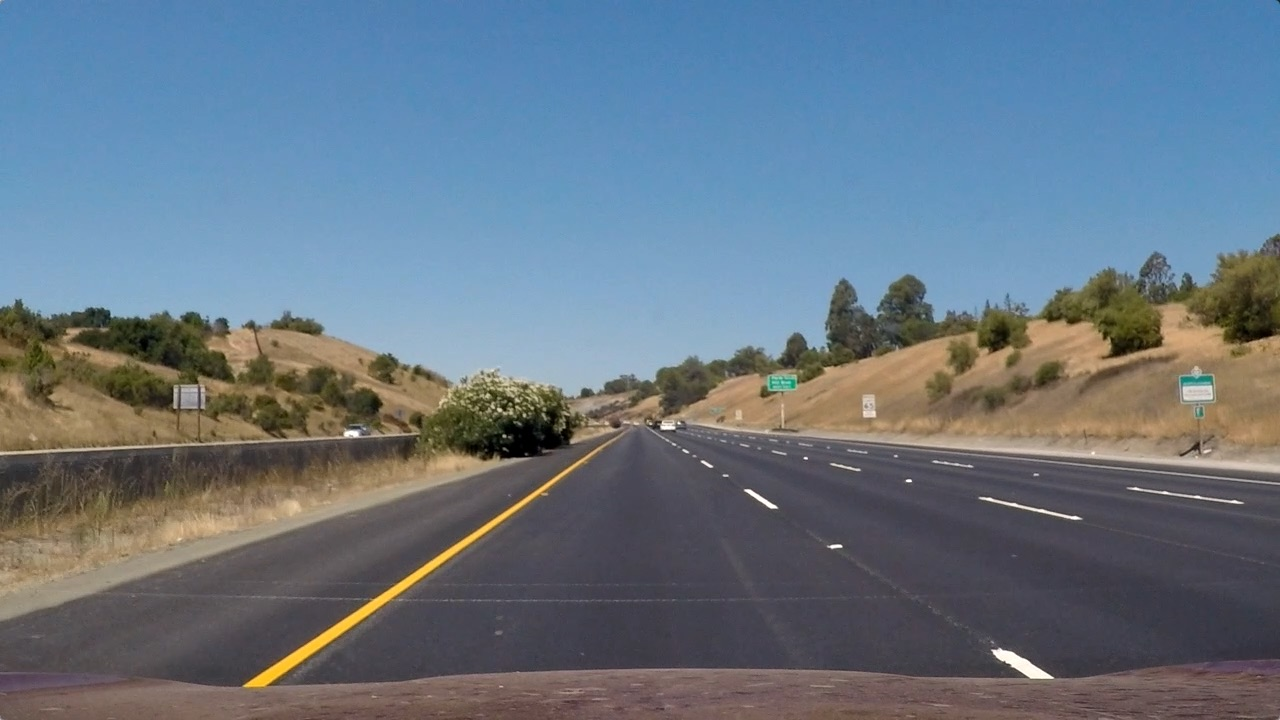
%> input picture test_images/straight_lines1.jpg, 1280 x 720 px
$ octave --eval "result = pipeline(imread('test_images/straight_lines1.jpg'));"   (GNU Octave 9; MATLAB toolbox functions it lacks are replaced by stand-ins)
%> lines starting %> are read from the running program, lines starting %| are printed output that depends on the picture; in (x1, y1, x2, y2) boxes, pixels count from 0 and x2, y2 are one past the last pixel; in counts of white or black regions, pixels touching at a corner belong together; the program's own positions count from 1
### threshold.m
function thresholded_img = threshold(img)
    % convert image to range [0 1]
    img = double(img)/ 255;

    % convert image to HSL color space
    hsl = rgb2hsl(img);

    % grab s_channel
    s_channel = hsl(:, :, 2);

    % take derivative using sobel operator
    sobel = imgradient(s_channel, 'sobel');

    % threshold derivative image
%     thresholded_img = imbinarize(sobel, 0.6);
    thresholded_img = imbinarize(sobel);
end


function hsl=rgb2hsl(rgb_in)
    %Converts Red-Green-Blue Color value to Hue-Saturation-Luminance Color value
    %
    %Usage
    %       HSL = rgb2hsl(RGB)
    %
    %   converts RGB, a M [x N] x 3 color matrix with values between 0 and 1
    %   into HSL, a M [x N] X 3 color matrix with values between 0 and 1
    %
    %See also hsl2rgb, rgb2hsv, hsv2rgb

    % (C) Vladimir Bychkovsky, June 2008
    % written using:
    % - an implementation by Suresh E Joel, April 26,2003
    % - Wikipedia: http://en.wikipedia.org/wiki/HSL_and_HSV

    rgb=reshape(rgb_in, [], 3);

    mx=max(rgb,[],2);%max of the 3 colors
    mn=min(rgb,[],2);%min of the 3 colors

    L=(mx+mn)/2;%luminance is half of max value + min value
    S=zeros(size(L));

    % this set of matrix operations can probably be done as an addition...
    zeroidx= (mx==mn);
%> zeroidx = 921600 logical values, 478 true
    S(zeroidx)=0;

    lowlidx=L <= 0.5;
%> lowlidx = 921600 logical values, 461744 true
    calc=(mx-mn)./(mx+mn);
    idx=lowlidx & (~ zeroidx);
%> idx = 921600 logical values, 461270 true
    S(idx)=calc(idx);

    hilidx=L > 0.5;
%> hilidx = 921600 logical values, 459856 true
    calc=(mx-mn)./(2-(mx+mn));
    idx=hilidx & (~ zeroidx);
%> idx = 921600 logical values, 459852 true
    S(idx)=calc(idx);

    hsv=rgb2hsv(rgb);
    H=hsv(:,1);

    hsl=[H, S, L];

    hsl=round(hsl.*100000)./100000;
    hsl=reshape(hsl, size(rgb_in));
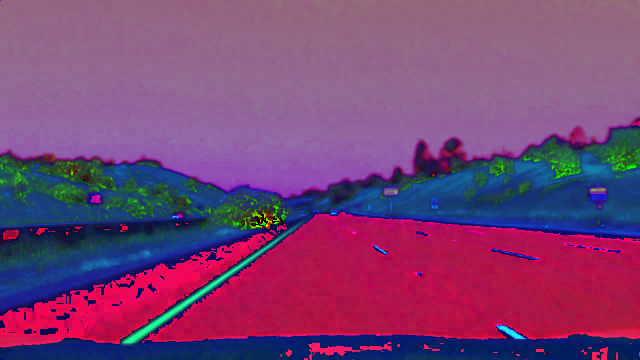
%> hsl: size 720x1280x3 double (shown at 1/2 size); mean R, G, B 0.475, 0.262, 0.459
end

### pipeline.m
function [img, gauss, threshed, masked_lanes, left_masked, right_masked] = pipeline(img)
    %% apply gauss filter
    gauss = imgaussfilt(img);
    %% threshold image
    threshed = threshold(gauss);
%> in threshold, `s_channel = hsl(:, :, 2);`:
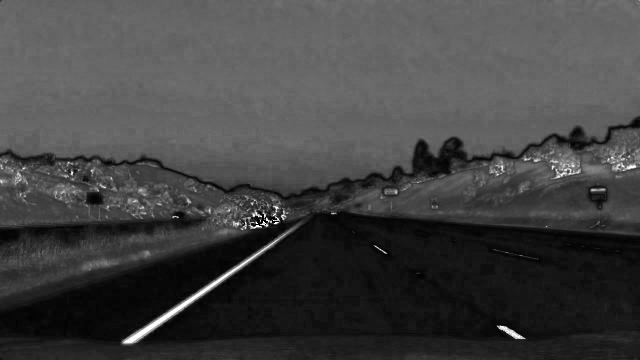
%> s_channel: size 720x1280 double (shown at 1/2 size); min 0, max 1, mean 0.262
%> in threshold, `thresholded_img = imbinarize(sobel);`:
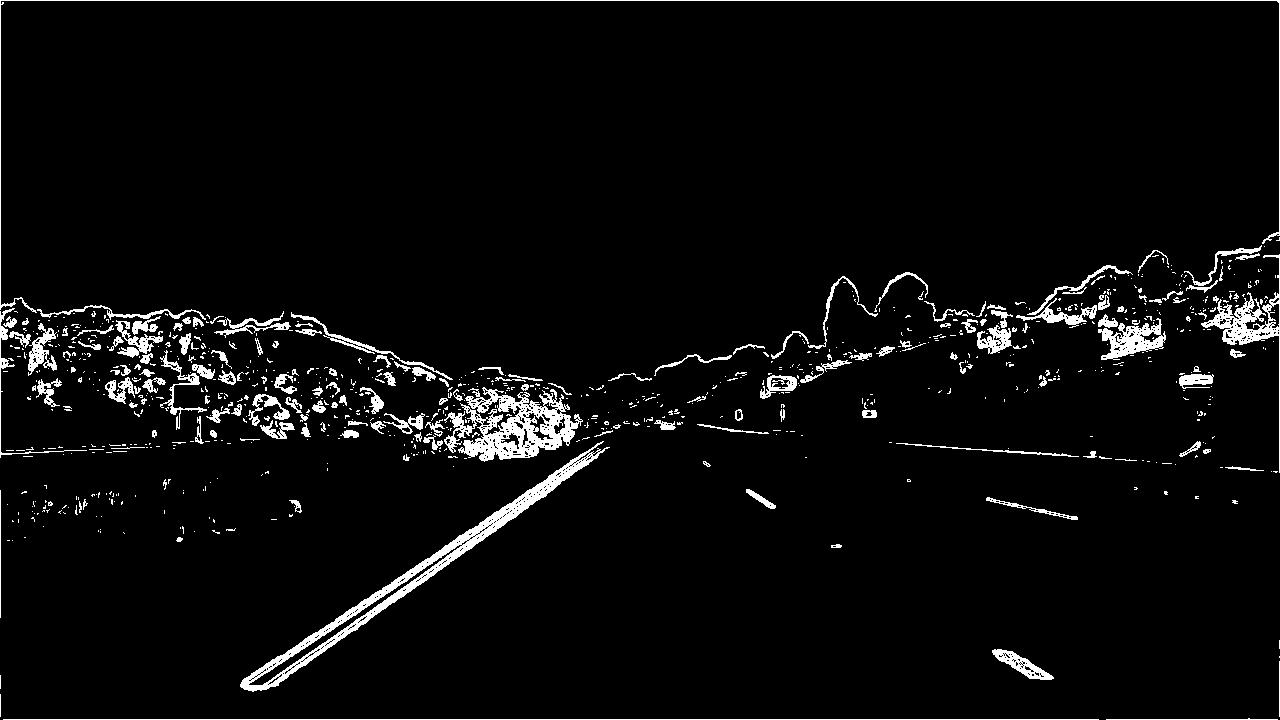
%> thresholded_img: size 720x1280 logical; 4.3% white; 876 white regions (706 under 20 px), largest, box (x1, y1, x2, y2) and area: (240, 441, 610, 692) 5912, (444, 387, 583, 462) 4879, (0, 0, 1280, 313) 1989
    %% mask image
    % region of interest points
    x_points = [740, 600, 180, 1200];
    y_points = [444, 444, 720, 720];
    % left side of image roi
    x1_points = [180, 510, 600, 510];
    y1_points = [720, 720, 444, 444];
    % right side of image roi
    x2_points = [650, 720, 1200, 590];
    y2_points = [444, 444, 720, 720];
    % get m, and n for poly2mask
    dimens = size(threshed);
    m = dimens(1);
    n = dimens(2);
    %% create binary mask array
    mask = poly2mask(x_points, y_points, m, n);
    left_mask = poly2mask(x1_points, y1_points, m, n);
    right_mask = poly2mask(x2_points, y2_points, m, n);

    %% create new image with only inside mask
    masked_lanes = and(mask, threshed);
%> masked_lanes: size 720x1280 logical; 0.84% white; 7 white regions, largest, box (x1, y1, x2, y2) and area: (240, 444, 610, 692) 5821, (180, 719, 1099, 720) 919, (992, 649, 1054, 680) 667
    % left lane
    left_masked = and(left_mask, threshed);
%> left_masked: size 720x1280 logical; 0.73% white; 6 white regions (3 under 20 px), largest, box (x1, y1, x2, y2) and area: (240, 444, 600, 692) 5857, (498, 444, 562, 460) 540, (180, 719, 510, 720) 330
    % right lane
    right_masked = and(right_mask, threshed);
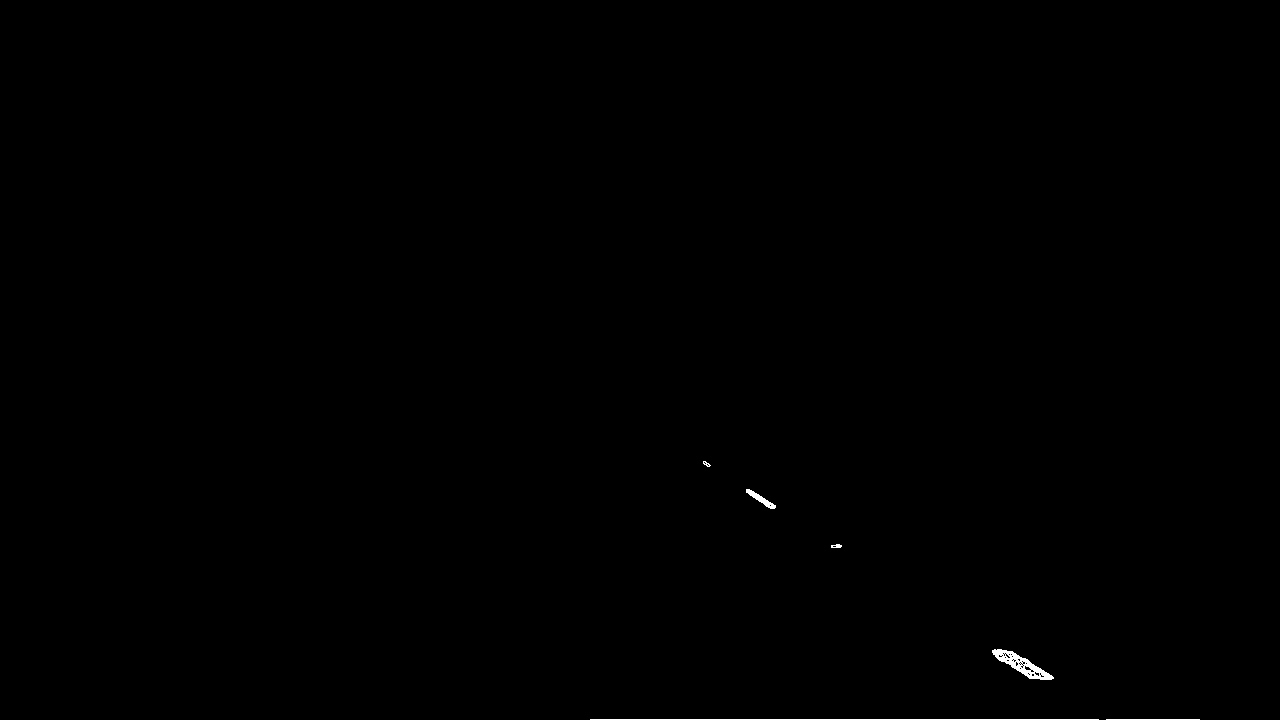
%> right_masked: size 720x1280 logical; 0.16% white; 6 white regions, box (x1, y1, x2, y2) and area: (992, 649, 1054, 680) 667, (590, 719, 1099, 720) 509, (746, 489, 776, 509) 179, (1106, 719, 1200, 720) 94, (831, 544, 842, 548) 33, (703, 461, 711, 467) 23
%> further down, result is the input picture: size 720x1280x3 uint8; mean R, G, B 103.2, 117.7, 131.2
end

$ run again, on test_images/straight_lines2.jpg
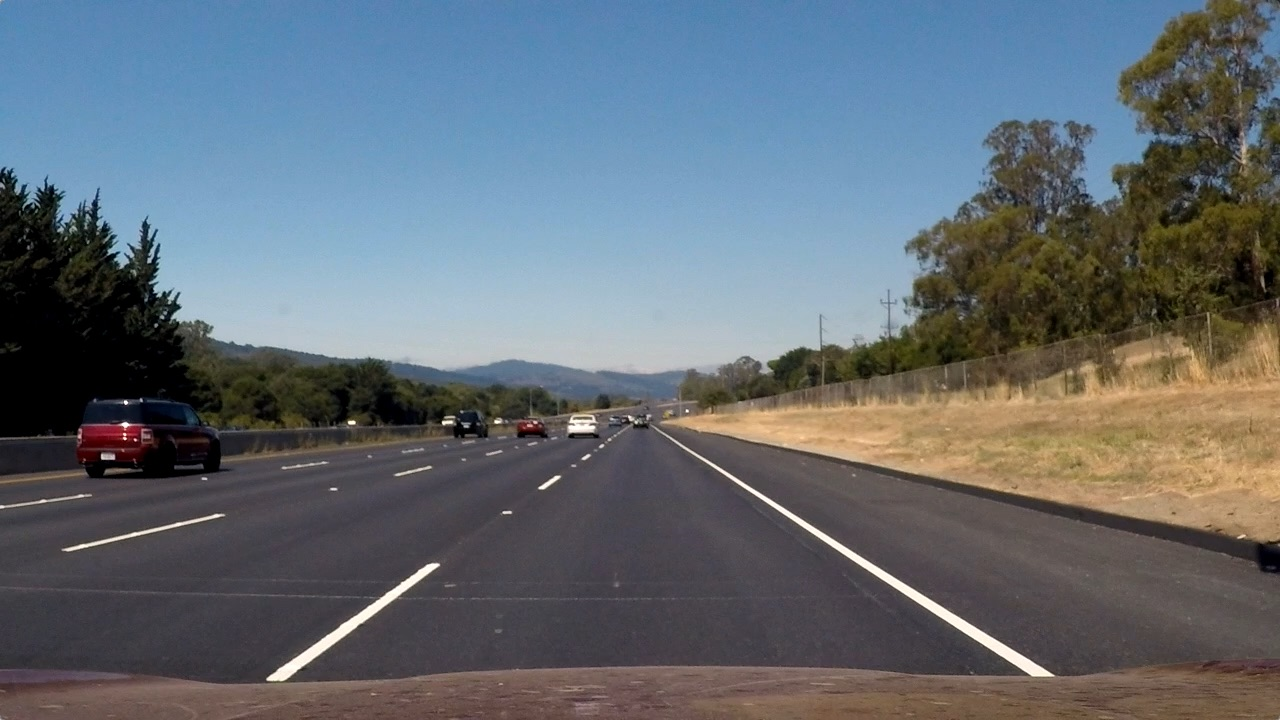
%> input picture test_images/straight_lines2.jpg, 1280 x 720 px
%> zeroidx = 921600 logical values, 19473 true
%> lowlidx = 921600 logical values, 523606 true
%> in rgb2hsl, `idx=lowlidx & (~ zeroidx);`: idx = 921600 logical values, 504139 true
%> hilidx = 921600 logical values, 397994 true
%> in rgb2hsl, `idx=hilidx & (~ zeroidx);`: idx = 921600 logical values, 397988 true
%> in threshold, `thresholded_img = imbinarize(sobel);`:
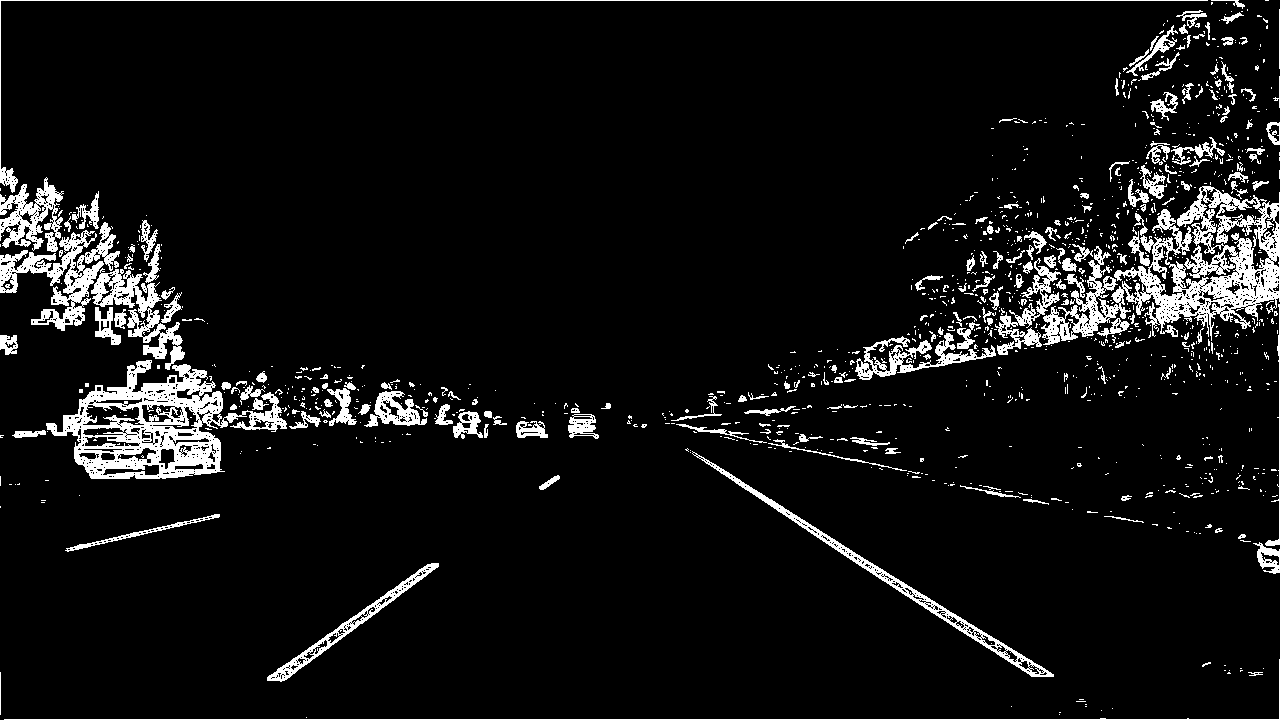
%> thresholded_img: size 720x1280 logical; 7.2% white; 1238 white regions (1036 under 20 px), largest, box (x1, y1, x2, y2) and area: (1041, 186, 1280, 345) 12823, (46, 360, 287, 479) 10601, (0, 222, 120, 331) 4087
%> masked_lanes: size 720x1280 logical; 0.64% white; 18 white regions (14 under 20 px), largest, box (x1, y1, x2, y2) and area: (692, 451, 1054, 677) 2959, (267, 563, 439, 682) 1755, (180, 718, 1200, 720) 1028, (539, 475, 560, 490) 115
%> left_masked: size 720x1280 logical; 0.24% white; 4 white regions (1 under 20 px), largest, box (x1, y1, x2, y2) and area: (267, 563, 439, 682) 1755, (180, 719, 510, 720) 330, (539, 475, 560, 490) 115
%> in pipeline, `right_masked = and(right_mask, threshed);`:
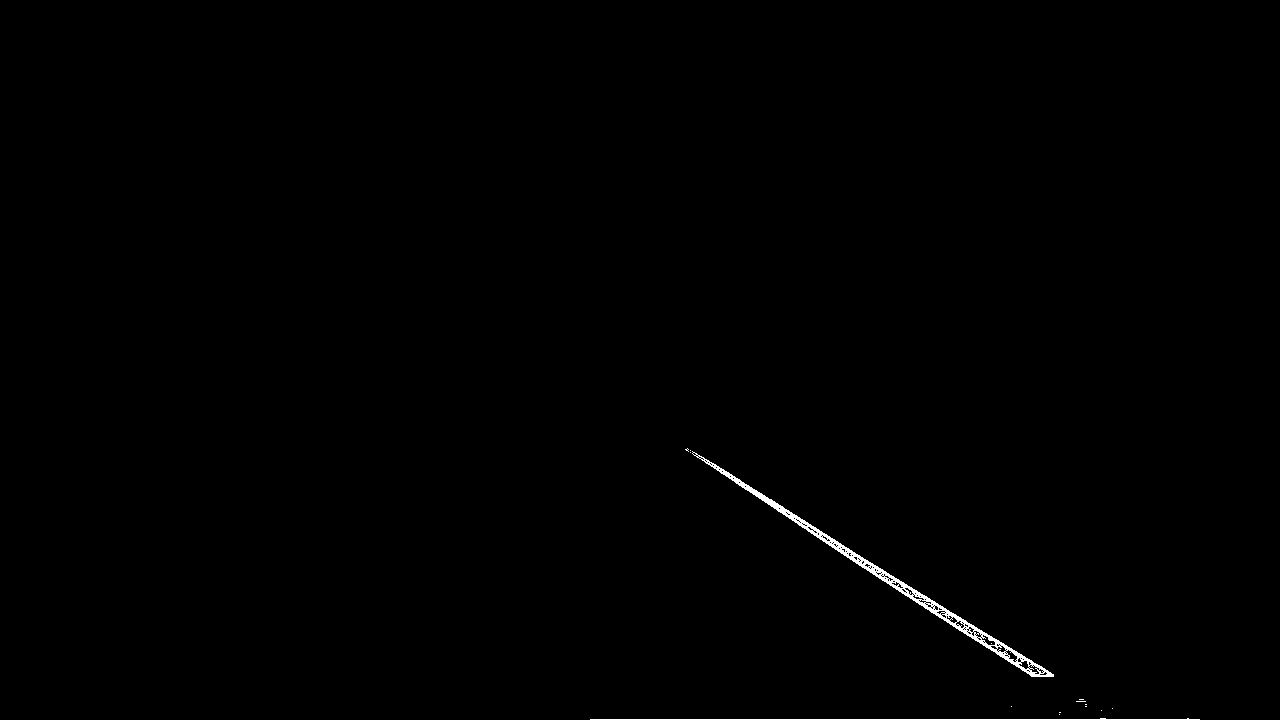
%> right_masked: size 720x1280 logical; 0.39% white; 15 white regions (13 under 20 px), largest, box (x1, y1, x2, y2) and area: (692, 451, 1054, 677) 2959, (590, 718, 1200, 720) 618
%> result is the input picture: size 720x1280x3 uint8; mean R, G, B 99.4, 107.7, 115.1
